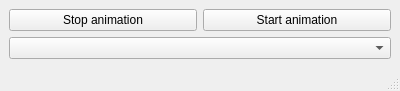
<?xml version="1.0" encoding="UTF-8"?>
<ui version="4.0">
 <class>MainWindow</class>
 <widget class="QMainWindow" name="MainWindow">
  <property name="geometry">
   <rect>
    <x>0</x>
    <y>0</y>
    <width>400</width>
    <height>91</height>
   </rect>
  </property>
  <property name="sizePolicy">
   <sizepolicy hsizetype="Preferred" vsizetype="Preferred">
    <horstretch>0</horstretch>
    <verstretch>0</verstretch>
   </sizepolicy>
  </property>
  <property name="minimumSize">
   <size>
    <width>400</width>
    <height>0</height>
   </size>
  </property>
  <property name="sizeIncrement">
   <size>
    <width>0</width>
    <height>0</height>
   </size>
  </property>
  <property name="baseSize">
   <size>
    <width>0</width>
    <height>0</height>
   </size>
  </property>
  <property name="windowTitle">
   <string notr="true">certificate_tool</string>
  </property>
  <property name="iconSize">
   <size>
    <width>50</width>
    <height>50</height>
   </size>
  </property>
  <property name="toolButtonStyle">
   <enum>Qt::ToolButtonIconOnly</enum>
  </property>
  <widget class="QWidget" name="centralwidget">
   <property name="sizePolicy">
    <sizepolicy hsizetype="Preferred" vsizetype="Preferred">
     <horstretch>0</horstretch>
     <verstretch>0</verstretch>
    </sizepolicy>
   </property>
   <property name="baseSize">
    <size>
     <width>2</width>
     <height>0</height>
    </size>
   </property>
   <layout class="QVBoxLayout" name="verticalLayout">
    <property name="sizeConstraint">
     <enum>QLayout::SetMaximumSize</enum>
    </property>
    <item>
     <layout class="QVBoxLayout" name="verticalLayout_2">
      <item>
       <layout class="QHBoxLayout" name="horizontalLayout">
        <item>
         <widget class="QPushButton" name="stop_button">
          <property name="text">
           <string notr="true">Stop animation</string>
          </property>
         </widget>
        </item>
        <item>
         <widget class="QPushButton" name="start_button">
          <property name="text">
           <string notr="true">Start animation</string>
          </property>
         </widget>
        </item>
       </layout>
      </item>
      <item>
       <widget class="QComboBox" name="animationTypeSelect_comboBox">
        <property name="currentText">
         <string notr="true"/>
        </property>
        <property name="currentIndex">
         <number>-1</number>
        </property>
       </widget>
      </item>
     </layout>
    </item>
   </layout>
  </widget>
  <widget class="QStatusBar" name="statusbar"/>
 </widget>
 <resources/>
 <connections/>
</ui>
